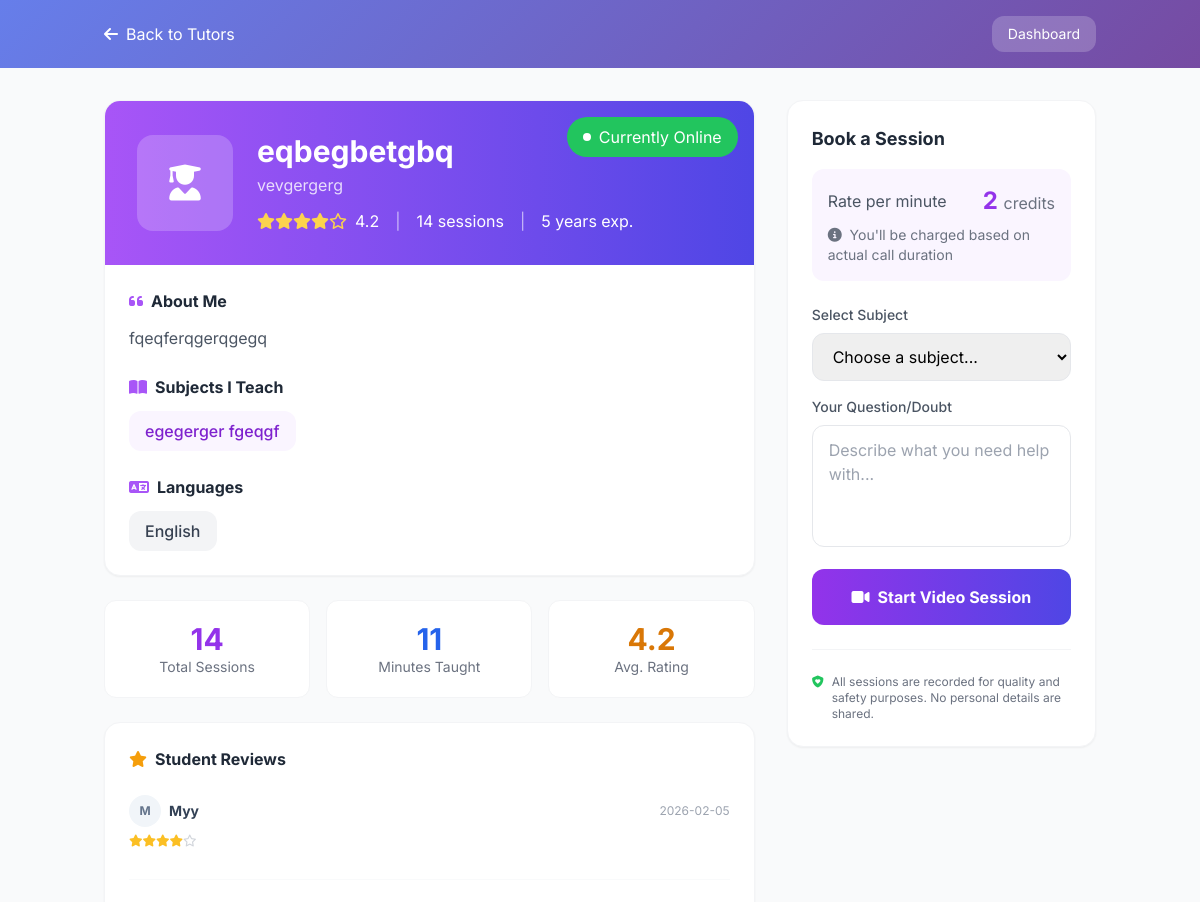
The page /tutoring/tutor/1 (upper part) on the database as committed earlier.
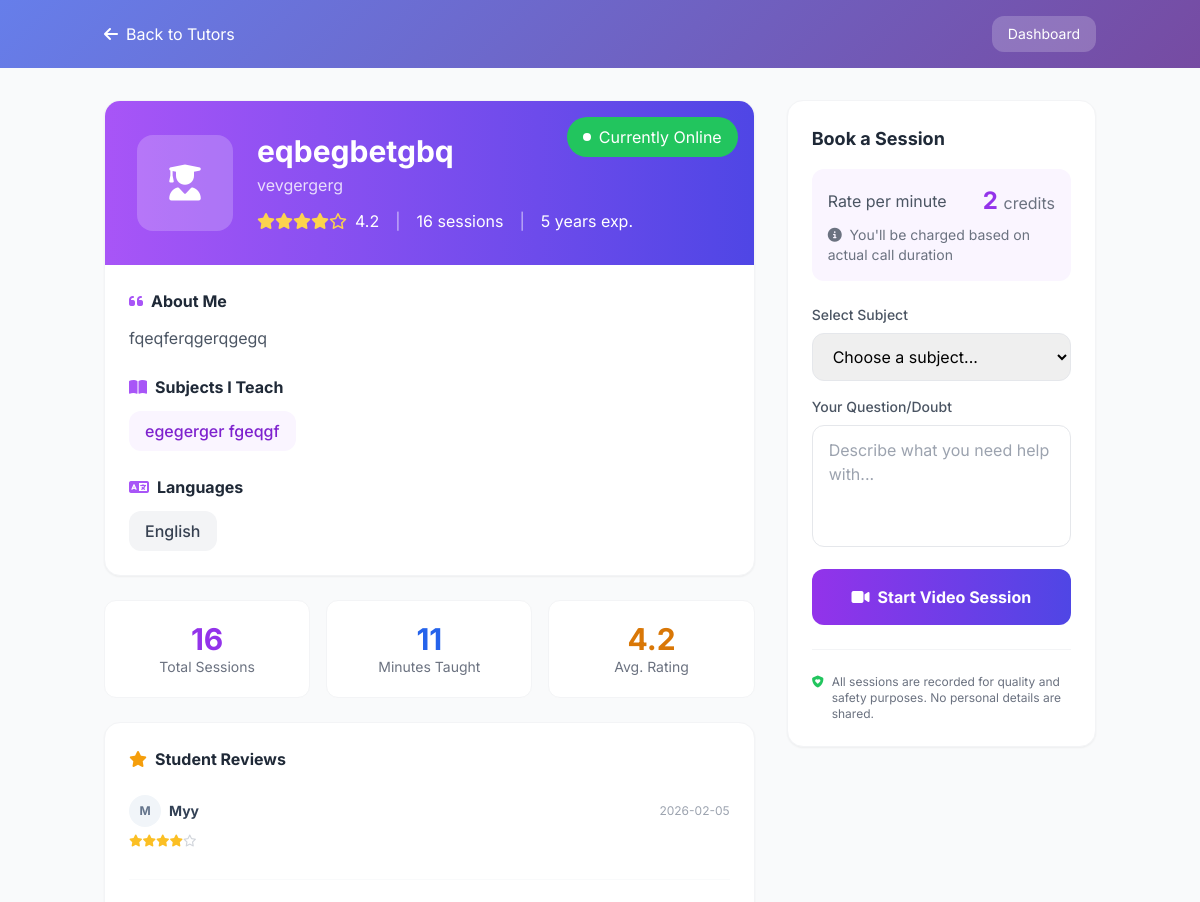
The same page on the database as committed later.
### models.py (models this page shows)
class Tutor(db.Model):
    id = db.Column(db.Integer, primary_key=True)
    email = db.Column(db.String(150), unique=True, nullable=False)
    password = db.Column(db.String(255), nullable=False)
    full_name = db.Column(db.String(150), nullable=False)
    phone = db.Column(db.String(20), nullable=False)
    display_name = db.Column(db.String(100), nullable=False)  # Anonymous name
    bio = db.Column(db.Text, nullable=True)
    profile_image = db.Column(db.String(500), nullable=True)
    qualification = db.Column(db.String(200), nullable=False)  # e.g., "B.Tech Computer Science"
    experience_years = db.Column(db.Integer, default=0)
    college = db.Column(db.String(200), nullable=True)
    id_proof_path = db.Column(db.String(500), nullable=True)  # Uploaded ID for verification
    subjects = db.Column(db.String(500), nullable=False)  # Comma-separated: "Math,Physics,Chemistry"
    languages = db.Column(db.String(200), default="English")  # Languages they can teach in
    is_approved = db.Column(db.Boolean, default=False)  # Requires admin approval
    is_available = db.Column(db.Boolean, default=False)  # Online/offline toggle
    is_active = db.Column(db.Boolean, default=True)  # Account active
    rating = db.Column(db.Float, default=5.0)
    total_sessions = db.Column(db.Integer, default=0)
    total_minutes = db.Column(db.Integer, default=0)
    total_earnings = db.Column(db.Integer, default=0)  # In credits
    created_at = db.Column(db.DateTime, default=datetime.utcnow)
    approved_at = db.Column(db.DateTime, nullable=True)
    last_online = db.Column(db.DateTime, nullable=True)
    sessions = db.relationship('TutoringSession', backref='tutor', lazy=True)

### tutoring.py (the view)
@tutoring_bp.route('/tutor/<int:tutor_id>')
def tutor_profile(tutor_id):
    tutor = Tutor.query.get_or_404(tutor_id)
    if not tutor.is_approved or not tutor.is_active:
        flash('Tutor not available.', 'warning')
        return redirect(url_for('tutoring.browse_tutors'))
    reviews = []
    rated_sessions = TutoringSession.query.filter(
        TutoringSession.tutor_id == tutor.id,
        TutoringSession.student_rating.isnot(None)
    ).order_by(TutoringSession.created_at.desc()).limit(10).all()
    for s in rated_sessions:
        student = db.session.get(User, s.student_id)
        reviews.append({
            'student_name': student.username if student else 'Anonymous',
            'rating': s.student_rating,
            'feedback': s.student_feedback,
            'date': s.created_at.strftime('%Y-%m-%d')
        })
    return render_template('tutoring/tutor_profile.html',
                         tutor=tutor,
                         reviews=reviews,
                         rate_per_minute=RATE_PER_MINUTE)

### templates/tutoring/tutor_profile.html (shortened to what the changed rows need)
<!DOCTYPE html>
<html lang="en">
<head>
    <script src="https://cdn.tailwindcss.com"></script>
    <link rel="stylesheet" href="https://cdnjs.cloudflare.com/ajax/libs/font-awesome/6.4.0/css/all.min.css">
</head>
<body class="bg-gray-50 min-h-screen">
    <main class="container mx-auto px-4 py-8">
        <div class="grid lg:grid-cols-3 gap-8">
            <div class="lg:col-span-2 space-y-6">
                <div class="bg-white rounded-2xl border border-gray-100 shadow-sm overflow-hidden">
                    <div class="bg-gradient-to-r from-purple-500 to-indigo-600 p-8 text-white relative">
                        <div class="flex items-center gap-6">
                            <div>
                                <h1 class="text-3xl font-bold mb-1">{{ tutor.display_name }}</h1>
                                <p class="text-white/80">{{ tutor.qualification }}</p>
                                <div class="flex items-center gap-4 mt-3">
                                    <div class="flex items-center gap-1">
                                        <div class="flex text-amber-300">
                                            {% for i in range(5) %}
                                            {% if i < tutor.rating|int %} <i class="fa-solid fa-star"></i>
                                                {% else %}
                                                <i class="fa-regular fa-star"></i>
                                                {% endif %}
                                                {% endfor %}
                                        </div>
                                        <span class="ml-1">{{ "%.1f"|format(tutor.rating) }}</span>
                                    </div>
                                    <span class="text-white/60">|</span>
                                    <span>{{ tutor.total_sessions }} sessions</span>
                                    <span class="text-white/60">|</span>
                                    <span>{{ tutor.experience_years }} years exp.</span>
                                </div>
                            </div>
                        </div>
                    </div>
                    <div class="p-6">
                        <div class="mb-6">
                            <h3 class="font-bold text-gray-800 mb-3 flex items-center gap-2">
                                <i class="fa-solid fa-quote-left text-purple-500"></i> About Me
                            </h3>
                            <p class="text-gray-600 leading-relaxed">
                                {{ tutor.bio or 'No bio provided.' }}
                            </p>
                        </div>
                        <div class="mb-6">
                            <div class="flex flex-wrap gap-2">
                                {% for subject in tutor.subjects.split(',') %}
                                <span class="px-4 py-2 bg-purple-50 text-purple-700 rounded-xl font-medium">
                                    {{ subject.strip() }}
                                </span>
                                {% endfor %}
                            </div>
                        </div>
                        <div>
                            <div class="flex flex-wrap gap-2">
                                {% for lang in tutor.languages.split(',') %}
                                <span class="px-4 py-2 bg-gray-100 text-gray-700 rounded-xl font-medium">
                                    {{ lang.strip() }}
                                </span>
                                {% endfor %}
                            </div>
                        </div>
                    </div>
                </div>
                <div class="grid grid-cols-3 gap-4">
                    <div class="bg-white rounded-xl border border-gray-100 p-5 text-center">
                        <p class="text-3xl font-bold text-purple-600">{{ tutor.total_sessions }}</p>
                        <p class="text-gray-500 text-sm">Total Sessions</p>
                    </div>
                    <div class="bg-white rounded-xl border border-gray-100 p-5 text-center">
                        <p class="text-3xl font-bold text-blue-600">{{ tutor.total_minutes }}</p>
                        <p class="text-gray-500 text-sm">Minutes Taught</p>
                    </div>
                    <div class="bg-white rounded-xl border border-gray-100 p-5 text-center">
                        <p class="text-3xl font-bold text-amber-600">{{ "%.1f"|format(tutor.rating) }}</p>
                        <p class="text-gray-500 text-sm">Avg. Rating</p>
                    </div>
                </div>
            </div>
        </div>
    </main>
</body>
</html>

Rows that differ between the two databases and show on the page:
changed Tutor "egegerger fgeqgf": total_sessions "14" → "16"
